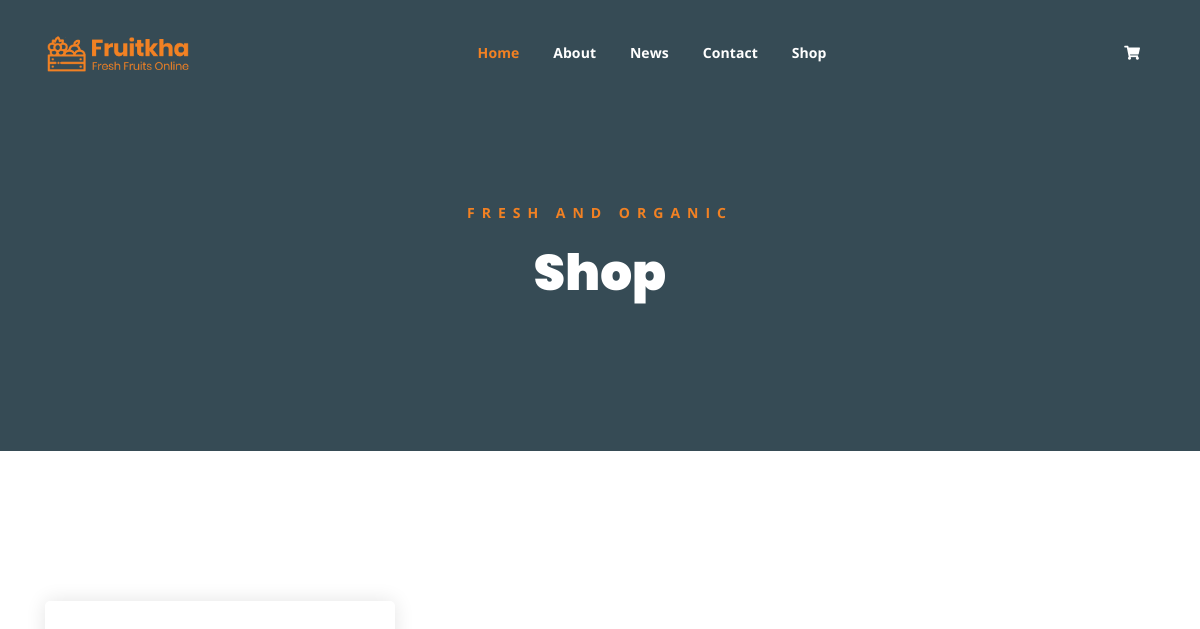
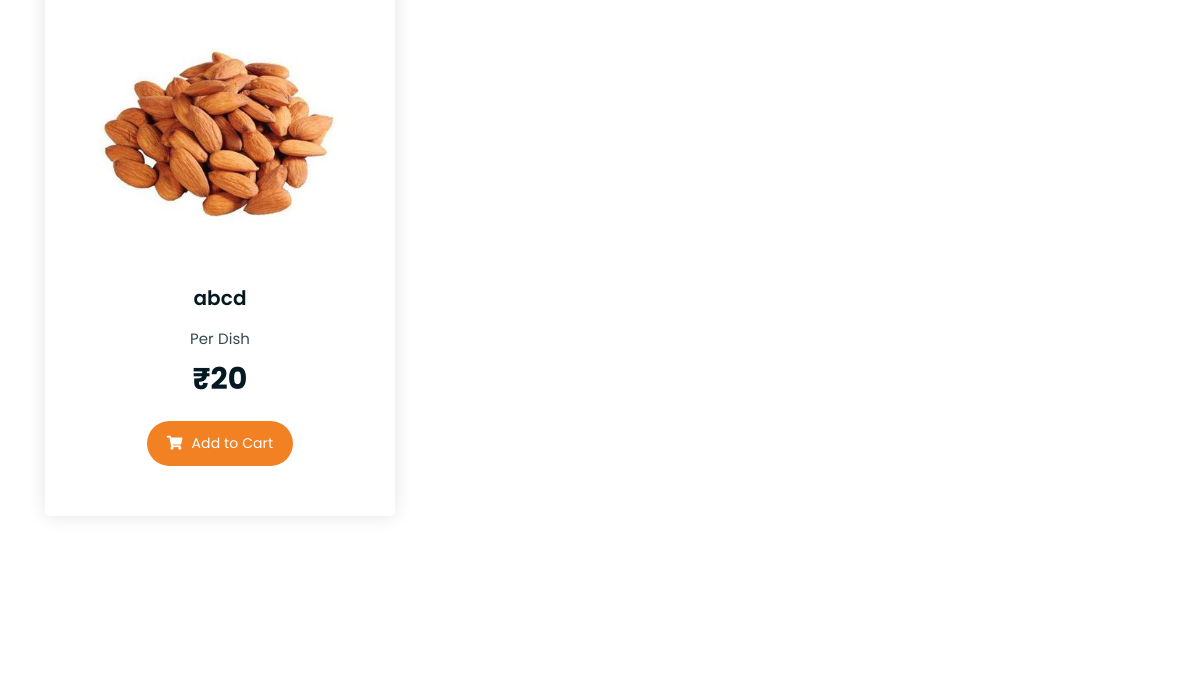
The app's page /shop.php (upper part), older data (2 pictures, top to bottom).
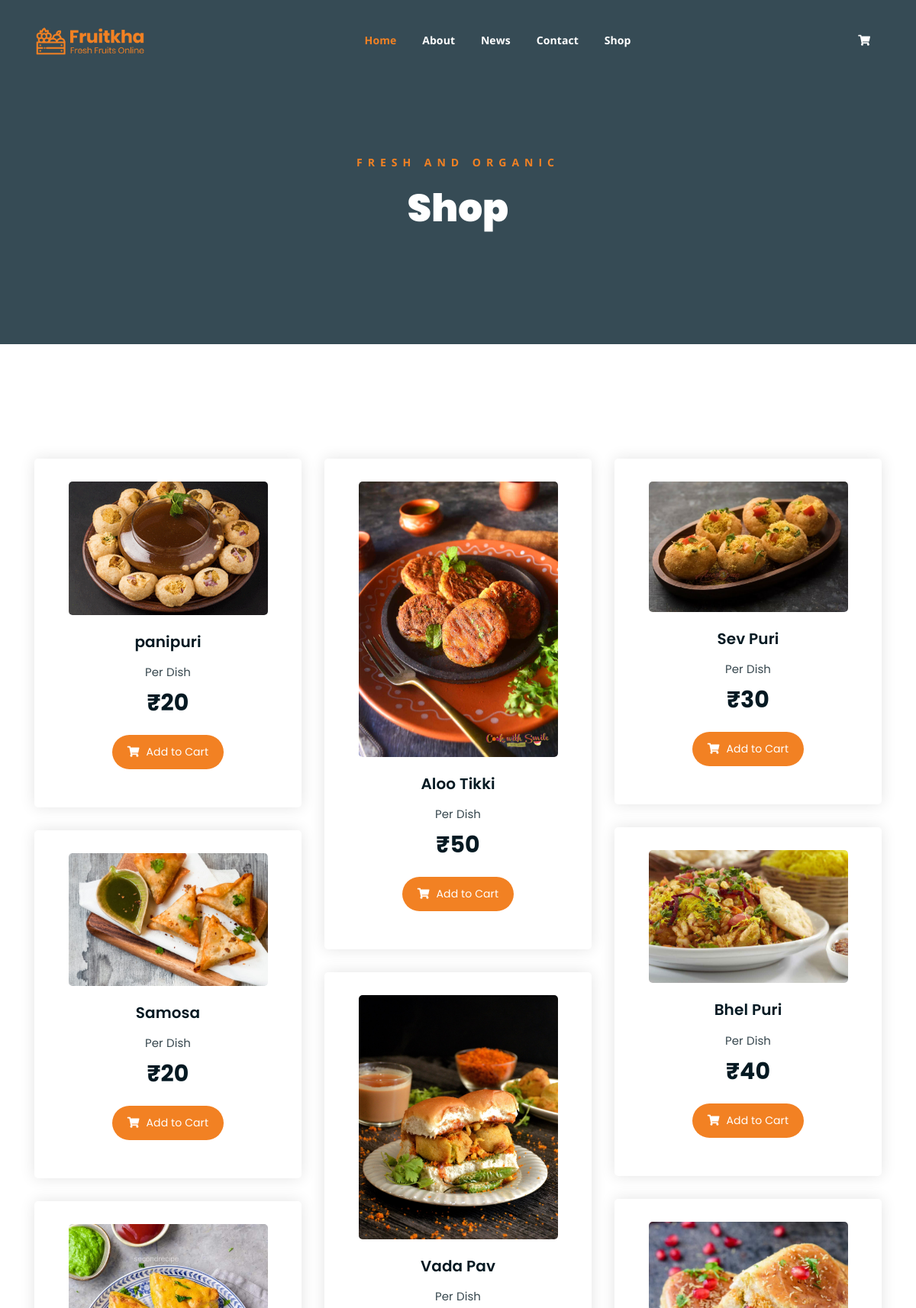
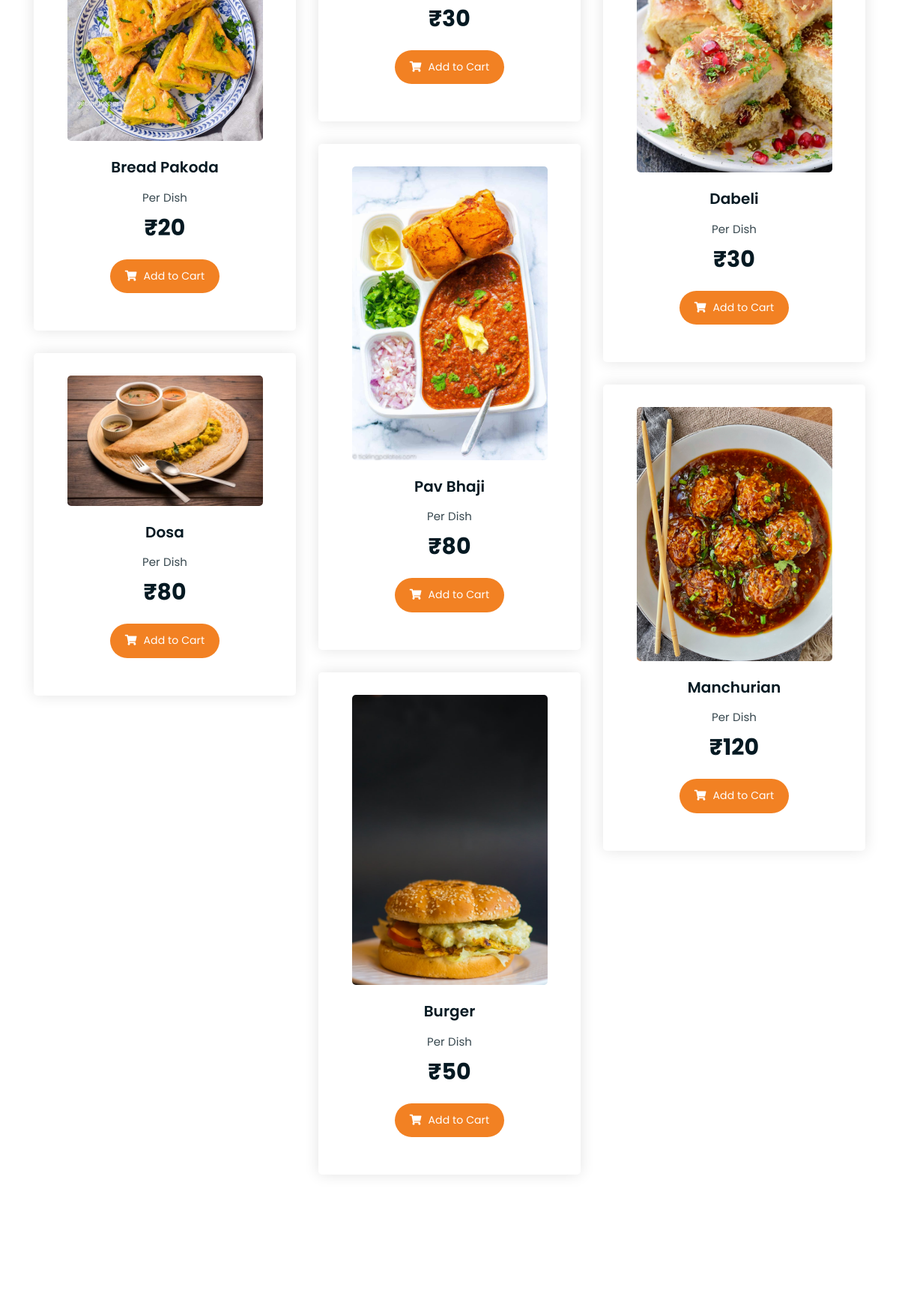
The same page, newer data (2 pictures, top to bottom).
### tables this page shows
CREATE TABLE `product` (
  `id` int(11) NOT NULL,
  `productname` varchar(255) NOT NULL,
  `discription` text NOT NULL,
  `price` int(11) NOT NULL,
  `productimg` varchar(255) NOT NULL
);

### shop.php (the view, shortened to what this page needs)
<!DOCTYPE html>
<html lang="en">
<?php include ("include/config.php"); ?>
<head>
	<link rel="stylesheet" href="assets/css/all.min.css">
	<link rel="stylesheet" href="assets/bootstrap/css/bootstrap.min.css">
	<link rel="stylesheet" href="assets/css/owl.carousel.css">
	<link rel="stylesheet" href="assets/css/magnific-popup.css">
	<link rel="stylesheet" href="assets/css/animate.css">
	<link rel="stylesheet" href="assets/css/meanmenu.min.css">
	<link rel="stylesheet" href="assets/css/main.css">
	<link rel="stylesheet" href="assets/css/responsive.css">
</head>
<body>
	<?php include('header.php'); ?>
	<div class="breadcrumb-section breadcrumb-bg">
		<div class="container">
			<div class="row">
				<div class="col-lg-8 offset-lg-2 text-center">
					<div class="breadcrumb-text">
						<p>Fresh and Organic</p>
						<h1>Shop</h1>
					</div>
				</div>
			</div>
		</div>
	</div>
	<div class="product-section mt-150 mb-150">
		<div class="container">
			<div class="row product-lists">
				<?php
						$seletProduct = "SELECT *FROM product ";
						$result = $conn->query($seletProduct);
						while ($row = $result->fetch_assoc()){
				?>
				<div class="col-lg-4 col-md-6 text-center strawberry">
					<div class="single-product-item">
						<div class="product-image">
						<a href="single-product.php?id=<?php echo $row['id'];?>"><img src="Admin/<?php echo $row['productimg'];?>"alt=""></a>
						</div>
						<h3><?php echo $row['productname'];?></h3>
						<p class="product-price"><span>Per Dish</span>₹<?php echo $row['price'];?></p>
						<a href="cart.php" class="cart-btn"><i class="fas fa-shopping-cart"></i> Add to Cart</a>
					</div>
				</div>
				<?php } ?>
			</div>
		</div>
	</div>
</body>
</html>

Row changes from the older to the newer data that the page shows:
changed product: productimg: a different picture; productname "abcd" → "panipuri"
added product: productimg (picture), productname "Aloo Tikki", price "50"
added product: productimg (picture), productname "Sev Puri", price "30"
added product: productimg (picture), productname "Bhel Puri", price "40"
added product: productimg (picture), productname "Samosa", price "20"
added product: productimg (picture), productname "Vada Pav", price "30"
added product: productimg (picture), productname "Dabeli", price "30"
added product: productimg (picture), productname "Bread Pakoda", price "20"
added product: productimg (picture), productname "Pav Bhaji", price "80"
added product: productimg (picture), productname "Dosa", price "80"
added product: productimg (picture), productname "Manchurian", price "120"
added product: productimg (picture), productname "Burger", price "50"
